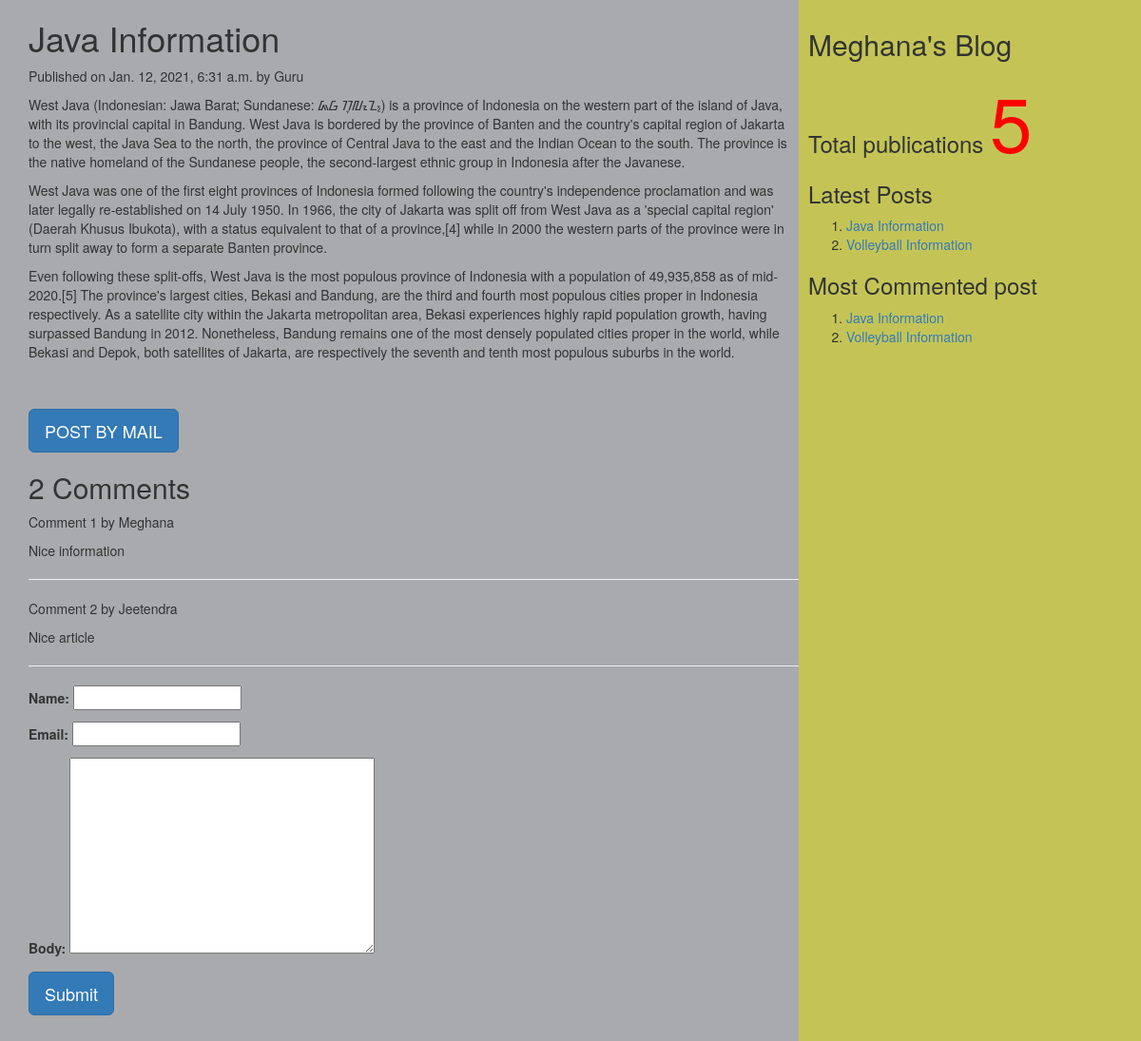
The page /2021/01/12/java-information/ on the database its author committed.
### myApp/models.py (models this page shows, shortened)
class Post(models.Model):
    tags=TaggableManager()
    STATUS_CHOICE=(('draft','Draft'),('published','Published'))
    title=models.CharField(max_length=200)
    slug=models.SlugField(max_length=50,unique_for_date='publish')
    author=models.ForeignKey(User,related_name='blog_posts',on_delete=models.CASCADE)
    body=models.TextField()
    publish=models.DateTimeField(default=timezone.now)
    created=models.DateTimeField(auto_now_add=True)
    updated=models.DateTimeField(auto_now=True)
    status=models.CharField(max_length=20,choices=STATUS_CHOICE,default='draft')
    objects=CustomManager()
    class Meta:
        ordering=('-publish',)      #single value end with ','
    def get_absolute_url(self):
        return reverse('post_detail',args=[self.publish.year,self.publish.strftime('%m'),self.publish.strftime('%d'),self.slug])

class Comment(models.Model):
    post=models.ForeignKey(Post,related_name="comments",on_delete=models.CASCADE)
    name=models.CharField(max_length=50)
    email=models.EmailField()
    body=models.TextField()
    created=models.DateTimeField(auto_now_add=True)
    updated=models.DateTimeField(auto_now=True)
    active=models.BooleanField(default=True)
    class Meta:
        ordering=('created',)

### myApp/views.py (the view, shortened to what this page needs)
# urls.py: url(r'(?P<year>\d{4})/(?P<month>\d{2})/(?P<day>\d{2})/(?P<post>[-\w]+)/$',views.post_detail_view,name='post_detail'),
def post_detail_view(request,year,month,day,post):
    post=get_object_or_404(Post,slug=post,publish__year=year,publish__month=month,publish__day=day)
    comments=post.comments.filter(active=True)
    csubmit=False
    form=CommentForm()
    d={'post':post,'form':form,'csubmit':csubmit,'comments':comments}
    return render(request,'myApp/post_detail.html',d)

### myApp/forms.py
class CommentForm(forms.ModelForm):
    class Meta:
        model=Comment
        fields=('name','email','body')

### myApp/models.py (called while the page is built)
    def get_queryset(self):
        return super().get_queryset().filter(status='published')

### myApp/templatetags/mytags.py (called while the page is built)
@register.simple_tag  #using register variable we are accessing simple tag
def total_posts():
    return Post.objects.count()

@register.inclusion_tag('myApp/latest_post.html')
def show_latest_posts(count=3):
    latest_posts=Post.objects.order_by('-publish')[:count]
    return {'latest_posts':latest_posts}

@register.simple_tag
def get_most_commented_posts(count=2):
    return Post.objects.annotate(total_comments=Count('comments')).order_by('-total_comments')[:count]

### templates/myApp/post_detail.html (shortened to what this page needs)
<html>
    {%extends 'myApp/parent.html'%}
        {%block content_block%}
        <h1>{{post.title}}</h1>
        <p>Published on {{post.publish}} by {{post.author|title}}</p>
        {{post.body|linebreaks}} <br><br>
        <a href="/{{post.id}}/share" class='btn btn-lg btn-primary'>POST BY MAIL</a>
        {%with comments.count as comments_count%}
        <h2>{{comments_count}} Comment{{comments_count|pluralize}}</h2>
        {%endwith%}
        {%if comments%}
         {%for c in comments%}
         <p>Comment {{forloop.counter}} by {{c.name}}</p>
        <div>{{c.body|linebreaks}}</div>
        <hr>
        {%endfor%}
        {%else%}
         <p style="color:blue;font-size:30px;font-style:italic;border-bottom:1px red solid;">There are no comments</p>
        {%endif%}
         {%if csubmit%}
         <h2>Thank you..Your comment has been added successfully!!</h2>
         {%else%}
         <form  method="post">
           {{form.as_p}}
           <input type="submit" class='btn btn-lg btn-primary' value="Submit">
         </form>
         {%endif%}
        {%endblock%}

### templates/myApp/parent.html (shortened to what this page needs)
<html>
{%load mytags%}
    <head>
        <link rel="stylesheet" href="https://maxcdn.bootstrapcdn.com/bootstrap/3.3.7/css/bootstrap.min.css">
    </head>
    <body>
        <div class="content" style="width:70%;float:left;background-color:a8aaad;height:300%;padding:0 0 0 30px">
            {%block content_block%}
            {%endblock%}
        </div>
        <div class="sidebar" style="width:30%;float:right;background-color:#c4c456;height:300%;padding:10px">
            <h2>Meghana's Blog</h2>
            <h3>Total publications
                <span style="color:red;font-size:80px">
                {%total_posts%} </span>
                <h3>Latest Posts</h3>
                {%show_latest_posts 2%}
                <h3>Most Commented post</h3>
                {%get_most_commented_posts as m%}
                <ol>
                    {%for post in m%}
                    <li><a href="{{post.get_absolute_url}}">{{post.title}}</li>
                    {%endfor%}
                </ol>
            </h3>
        </div>
    </body>
</html>

### templates/myApp/latest_post.html
<!DOCTYPE html>
<html lang="en" dir="ltr">
  <body>
    <ol>
    {%for post in latest_posts%}
    <li><a href="{{post.get_absolute_url}}">{{post.title}}</a></li>
    {%endfor%}
    </ol>
  </body>
</html>

### rows shown on the page
Post: title "Java Information", publish "Jan. 12, 2021, 6:31 a.m.", author "Guru", body "West Java (Indonesian: Jawa Barat; Sundanese: ᮏᮝ ᮊᮥᮜᮧᮔ᮪) is a province of Indonesia on the western part of the island of Java, with its provincial capital in Bandung. West Java is bordered by the province of Banten and the country's capital region of Jakarta to the west, the Java Sea to the north, the province of Central Java to the east and the Indian Ocean to the south. The province is the native homeland of the Sundanese people, the second-largest ethnic group in Indonesia after the Javanese. West Java was one of the first eight provinces of Indonesia formed following the country's independence proclamation and was later legally re-established on 14 July 1950. In 1966, the city of…"
Comment: name "Meghana", body "Nice information"
Comment: name "Jeetendra", body "Nice article"
Post: title "Volleyball Information"

### other values the page prints
{{ comments_count }} "2"
